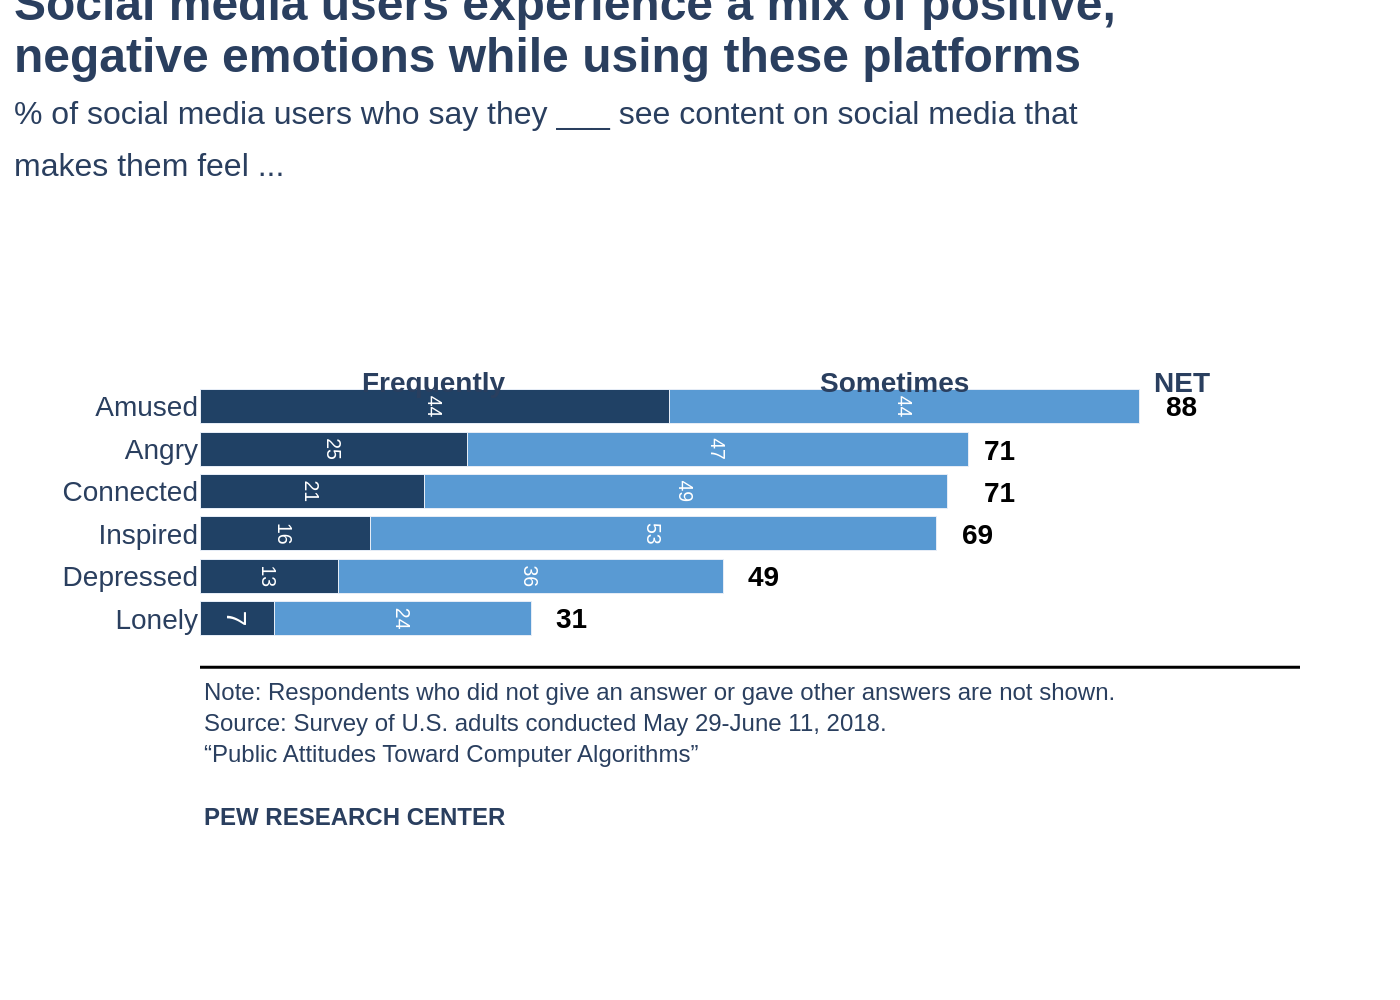

Here is the Python script that generated this plot:
import sys
import json
import pathlib
import plotly.graph_objects as go

if len(sys.argv) != 2:
    print("Usage: python script.py <path_to_json_file>")
    sys.exit(1)

json_path = sys.argv[1]
with open(json_path, 'r', encoding='utf-8') as f:
    chart_info = json.load(f)

chart_data = chart_info['chart_data']
texts = chart_info['texts']
colors = chart_info['colors']

fig = go.Figure()

for i, series in enumerate(chart_data['series']):
    fig.add_trace(go.Bar(
        y=chart_data['categories'],
        x=series['data'],
        name=series['name'],
        orientation='h',
        marker=dict(color=colors[i]),
        text=series['data'],
        textposition='inside',
        insidetextanchor='middle',
        textfont=dict(color='white', size=14, family='Arial')
    ))

title_text = f"<span style='font-size:24px;'><b>{texts['title']}</b></span><br><span style='font-size:16px;'>{texts['subtitle']}</span>"

source_text = f"{texts['source']}<br><br><b>{texts['footer']}</b>"

fig.update_layout(
    barmode='stack',
    title=dict(
        text=title_text,
        x=0.01,
        y=0.98,
        xanchor='left',
        yanchor='top'
    ),
    xaxis=dict(
        visible=False,
        range=[0, max(chart_data['net_values']) + 15]
    ),
    yaxis=dict(
        showgrid=False,
        showline=False,
        showticklabels=True,
        domain=[0, 0.82]
    ),
    font=dict(family="Arial", size=14),
    plot_bgcolor='white',
    paper_bgcolor='white',
    showlegend=False,
    margin=dict(l=100, r=50, t=150, b=180),
    height=650
)

# Add NET values as annotations
for i, category in enumerate(chart_data['categories']):
    net_value = chart_data['net_values'][i]
    fig.add_annotation(
        x=net_value + 2,
        y=category,
        text=f"<b>{net_value}</b>",
        showarrow=False,
        xanchor='left',
        yanchor='middle',
        font=dict(color='black', size=14, family='Arial')
    )

# Add column headers
header_y_pos = len(chart_data['categories']) - 0.4
fig.add_annotation(
    x=22, y=header_y_pos, text=f"<b>{texts['series_headers'][0]}</b>",
    showarrow=False, xanchor='center', font=dict(size=14, family='Arial')
)
fig.add_annotation(
    x=65, y=header_y_pos, text=f"<b>{texts['series_headers'][1]}</b>",
    showarrow=False, xanchor='center', font=dict(size=14, family='Arial')
)
fig.add_annotation(
    x=92, y=header_y_pos, text=f"<b>{texts['net_header']}</b>",
    showarrow=False, xanchor='center', font=dict(size=14, family='Arial')
)

# Add source note and footer
fig.add_annotation(
    text=source_text,
    xref='paper', yref='paper',
    x=0, y=-0.1,
    showarrow=False,
    align='left',
    xanchor='left', yanchor='top',
    font=dict(size=12, family='Arial')
)

# Add separator line
fig.add_shape(
    type="line",
    xref="paper", yref="paper",
    x0=0, y0=-0.08, x1=1, y1=-0.08,
    line=dict(color="black", width=1.5)
)

output_filename = f"{pathlib.Path(json_path).stem}.png"
fig.write_image(output_filename, scale=2)

print(f"Chart saved as {output_filename}")
